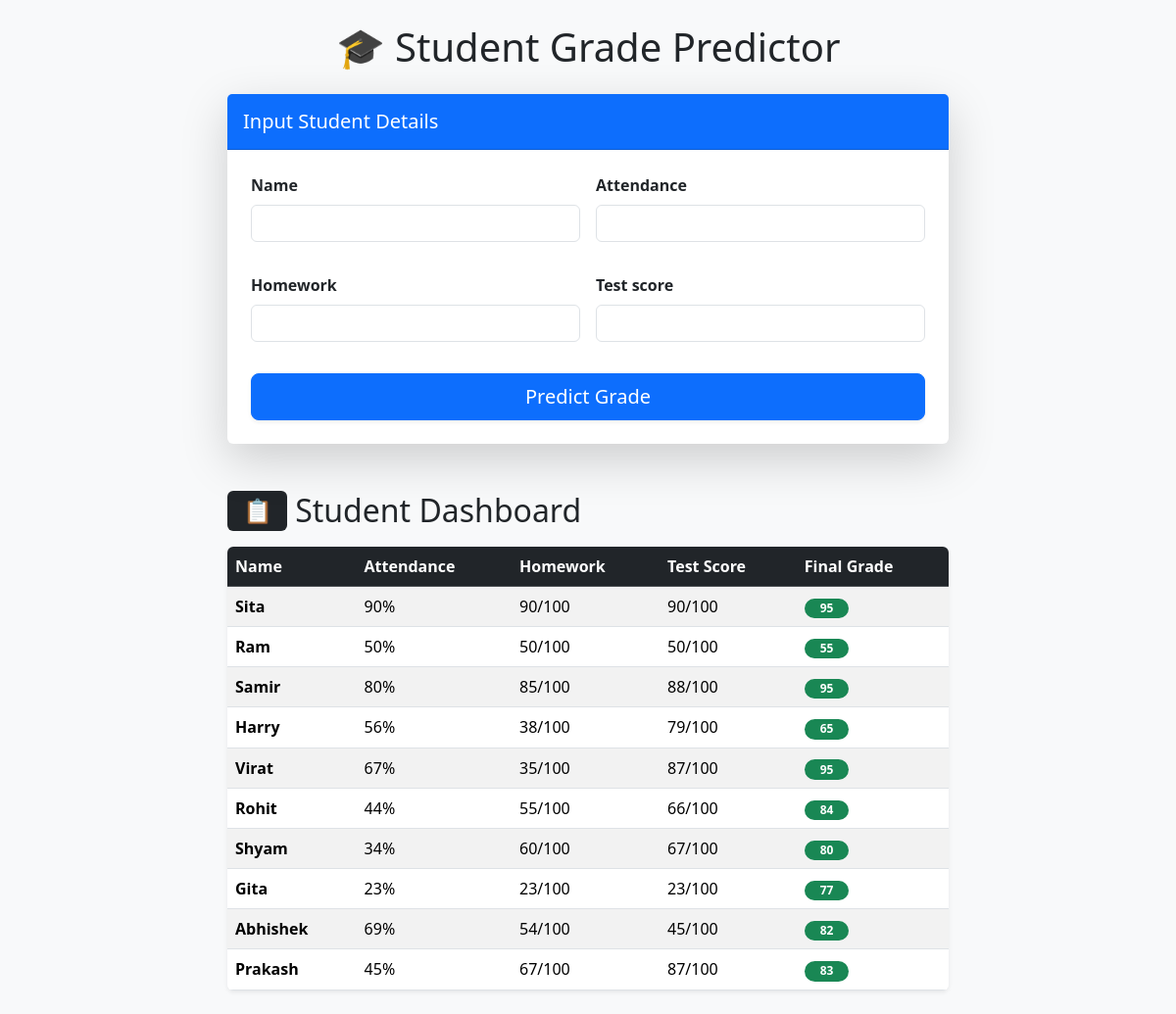
Before: / with the older database file.
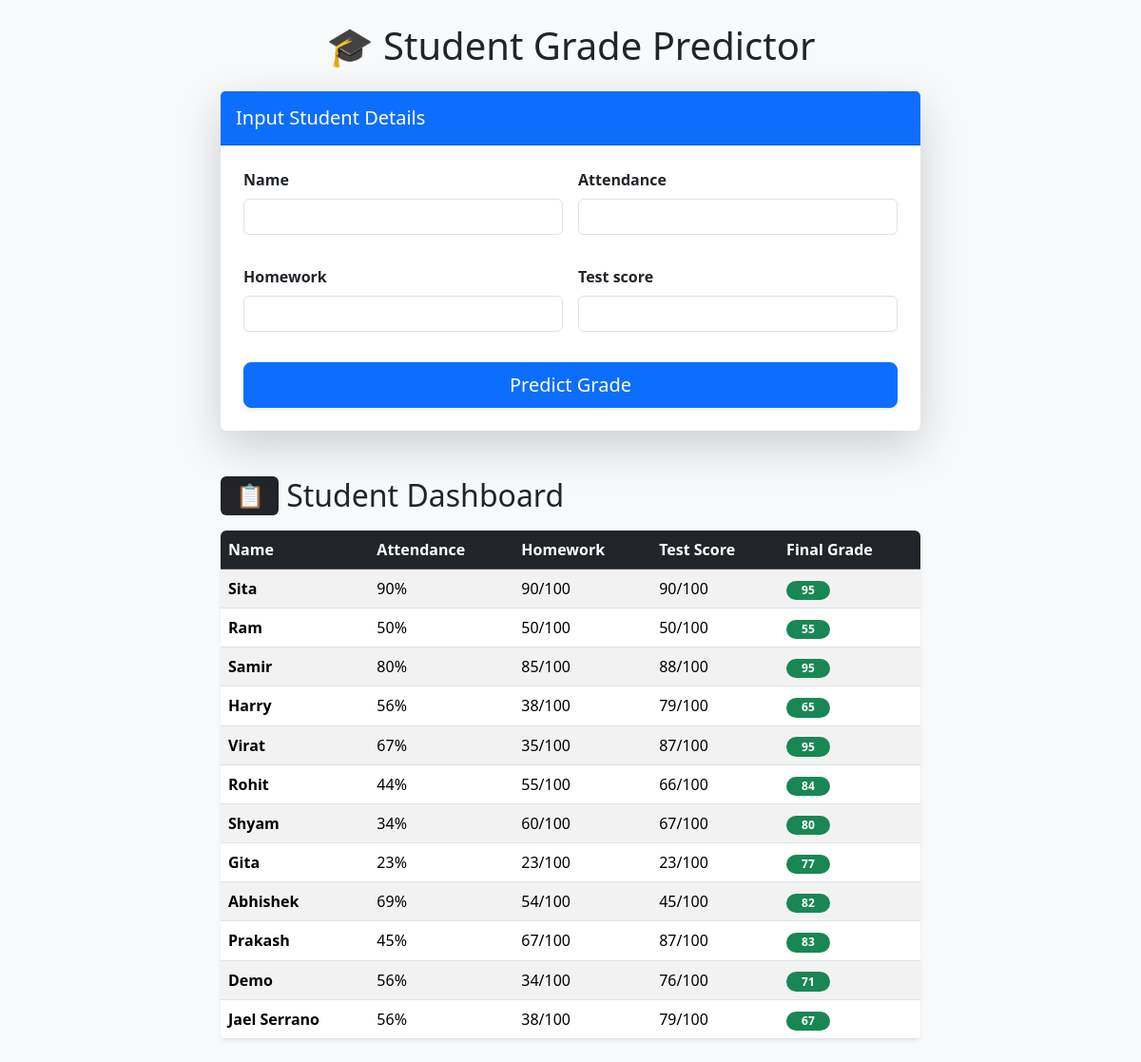
After: the same page with the newer database file.
### grades/models.py (models this page shows, shortened)
class StudentGrade(models.Model):
    name = models.CharField(max_length=100)   # student name
    attendance = models.IntegerField()
    homework = models.IntegerField()
    test_score = models.IntegerField()
    final_grade = models.IntegerField()

### grades/views.py (the view)
# urls.py: path('', views.predict_grade, name='predict_grade'),
def predict_grade(request):
    prediction = None
    if request.method == "POST":
        form = StudentInputForm(request.POST)
        if form.is_valid():
            existing_student = StudentGrade.objects.filter(
                name=form.cleaned_data['name'],
                attendance=form.cleaned_data['attendance'],
                homework=form.cleaned_data['homework'],
                test_score=form.cleaned_data['test_score']
            ).first()
            if existing_student:
                prediction = existing_student.final_grade
            else:
                qs = StudentGrade.objects.exclude(final_grade=0).values(
                    "attendance", "homework", "test_score", "final_grade"
                )
                df = pd.DataFrame(list(qs))
                if not df.empty:
                    X = df[["attendance", "homework", "test_score"]]
                    y = df["final_grade"]
                    X_train, X_test, y_train, y_test = train_test_split(X, y, test_size=0.3, random_state=42)
                    model = RandomForestRegressor(n_estimators=100, random_state=42).fit(X_train, y_train)
                    new_student = pd.DataFrame([[
                        form.cleaned_data['attendance'],
                        form.cleaned_data['homework'],
                        form.cleaned_data['test_score']
                    ]], columns=["attendance", "homework", "test_score"])
                    prediction = model.predict(new_student)[0]
                    prediction = max(0, min(100, round(prediction)))  # Cap between 0-100 and round
                    StudentGrade.objects.create(
                        name=form.cleaned_data['name'],
                        attendance=form.cleaned_data['attendance'],
                        homework=form.cleaned_data['homework'],
                        test_score=form.cleaned_data['test_score'],
                        final_grade=prediction
                    )
    else:
        form = StudentInputForm()
    students = StudentGrade.objects.all()
    return render(request, "grades/predict.html", {
        "form": form,
        "prediction": prediction,
        "students": students
    })

### grades/forms.py
class StudentInputForm(forms.Form):
    name = forms.CharField(max_length=100)
    attendance = forms.IntegerField(min_value=0, max_value=100)
    homework = forms.IntegerField(min_value=0, max_value=100)
    test_score = forms.IntegerField(min_value=0, max_value=99)

### grades/templates/grades/predict.html (shortened to what this page needs)
{% extends "grades/base.html" %}
{% block content %}
<div class="row justify-content-center">
    <div class="col-md-8">
        <h1 class="mb-4 text-center">🎓 Student Grade Predictor</h1>
        <div class="card shadow-lg border-0 mb-5">
            <div class="card-header bg-primary text-white py-3">
                <h5 class="card-title mb-0">Input Student Details</h5>
            </div>
            <div class="card-body p-4">
                <form method="post" id="predictionForm" class="row g-3">
                    {% for field in form %}
                    <div class="col-md-6 mb-3">
                        <label for="{{ field.id_for_label }}" class="form-label fw-bold">{{ field.label }}</label>
                        {{ field }}
                    </div>
                    {% endfor %}
                    <div class="col-12 d-grid">
                        <button type="submit" class="btn btn-primary btn-lg shadow-sm">
                            Predict Grade
                        </button>
                    </div>
                </form>
            </div>
        </div>
        <h2 class="mb-3 d-flex align-items-center">
            <span class="badge bg-dark me-2">📋</span> Student Dashboard
        </h2>
        <div class="table-responsive shadow-sm rounded">
            <table class="table table-striped table-hover mb-0">
                <thead class="table-dark">
                    <tr>
                        <th>Name</th>
                        <th>Attendance</th>
                        <th>Homework</th>
                        <th>Test Score</th>
                        <th>Final Grade</th>
                    </tr>
                </thead>
                <tbody>
                    {% for student in students %}
                    <tr>
                        <td class="fw-bold">{{ student.name }}</td>
                        <td>{{ student.attendance }}%</td>
                        <td>{{ student.homework }}/100</td>
                        <td>{{ student.test_score }}/100</td>
                        <td>
                            <span class="badge bg-success rounded-pill px-3">{{ student.final_grade }}</span>
                        </td>
                    </tr>
                    {% empty %}
                    <tr>
                        <td colspan="5" class="text-center text-muted py-4">No student records found.</td>
                    </tr>
                    {% endfor %}
                </tbody>
            </table>
        </div>
    </div>
</div>
{% endblock %}

Changed rows visible on the page:
added StudentGrade: name "Demo", attendance "56", homework "34", test_score "76", final_grade "71"
added StudentGrade: name "Jael Serrano", attendance "56", homework "38", test_score "79", final_grade "67"
